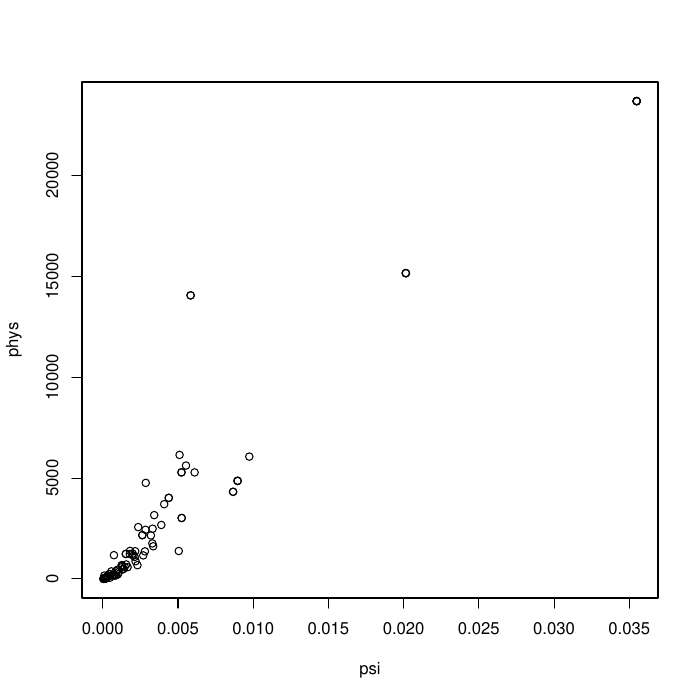

The script that saved this image:
source ("estimates.r")
## true value of total number of physicians is 532638 in 1990
################### Hanzen-Hurvitz analysis with UPS sample ##############
# read ups sample of size 100
statepop <- read.csv ("data/statepop.csv")

M0 <- 255077536 ## pop of USA in 1992
popn <- statepop$popn ## pop per county in 1992
psi <- popn / M0
phys <- statepop$phys

# estimate the total number of physicians in USA
upswr_total_est (phys, psi)

# estimate number of physicians per capita
upswr_ratio_est (phys, popn, psi)

# estimate number of physicians per unit of land
upswr_ratio_est (statepop$phys, statepop$landarea , psi)

pdf ("ups_ex6.5.pdf")

plot (psi, phys)

hist (phys/psi, nclass = 10)

dev.off ()

############# results ignoring drawing probabilities (wrong!) ############
# estimate total number of physicians in USA using naive estimate
srs_mean_est (phys) * 3141 ##3141 is the number of counties in USA (from Q4.11)

# estimate number of physicians per capital
srs_ratio_est (phys, popn) 

# estimate total number of physicians in USA using ratio estimate
srs_ratio_est (phys, popn) * M0

########### results from question 4.11 using srs sample ##################
# read srs sample of size 100
counties <- read.csv ("data/counties.csv", na = "-99")
totpop <-  255077536
N <- 3141 # total number of counties
# naive estimate 
srs_est (counties$physician, N = 3141) * 3141

# ratio estimate
srs_ratio_est (counties$physician, counties$totpop, N = 3141) * totpop

# regression estimate
srs_reg_est (counties$physician, counties$totpop, totpop/N, N = N) * N 

## note that the true value is given in question 4.11: 
total_physician <- 532638

